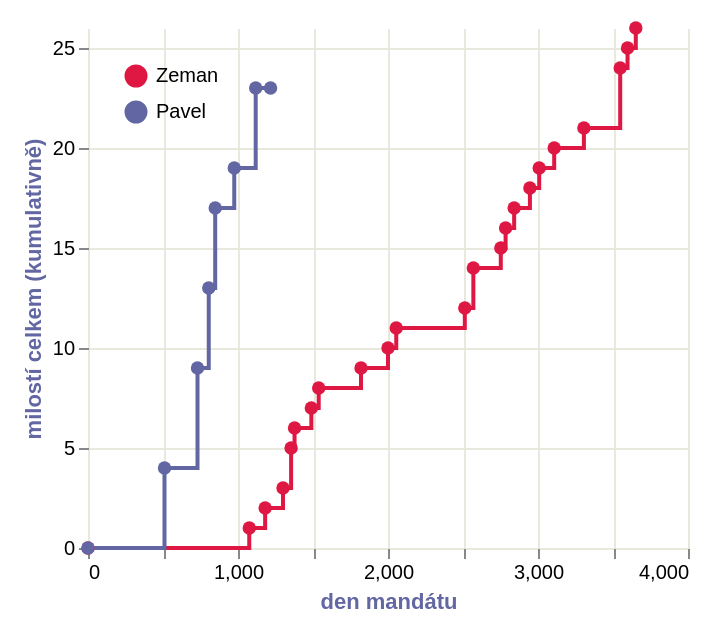

The Vega-Lite source for this figure:
### Vega-Lite specification from a JSON file in a GitHub repository (floating-point values rounded to 4 significant figures)
{"_source": "Zdroj: Kancelář prezidenta republiky, Wikipedie (Prezidentské milosti Miloše Zemana / Petra Pavla), ČT24, iROZHLAS, Česká justice. Data k 7. 7. 2026.", "$schema": "https://vega.github.io/schema/vega-lite/v5.json", "description": "Kumulativní počet udělených prezidentských milostí podle dne mandátu", "height": 260, "padding": {"top": 10, "left": 10, "right": 10, "bottom": 10}, "data": {"values": [{"prezident": "Zeman", "den": 0, "kumulativ": 0, "label": "8. 3. 2013 – nástup do úřadu"}, {"prezident": "Zeman", "den": 1075, "kumulativ": 1, "label": "únor 2016 – Pavel Mareš (roztroušená skleróza)"}, {"prezident": "Zeman", "den": 1181, "kumulativ": 2, "label": "31. 5. 2016 – zdravotní stav, dialýza"}, {"prezident": "Zeman", "den": 1300, "kumulativ": 3, "label": "27. 9. 2016 – poškození mozku po CMP"}, {"prezident": "Zeman", "den": 1354, "kumulativ": 5, "label": "20. 11. 2016 – L. G. (péče o syna ve věznici) + Jiřina Mošnová (psychická nemoc)"}, {"prezident": "Zeman", "den": 1377, "kumulativ": 6, "label": "13. 12. 2016 – onkologické onemocnění"}, {"prezident": "Zeman", "den": 1489, "kumulativ": 7, "label": "4. 4. 2017 – rakovina plic s metastázami"}, {"prezident": "Zeman", "den": 1538, "kumulativ": 8, "label": "23. 5. 2017 – Jiří Kajínek (doživotní trest)"}, {"prezident": "Zeman", "den": 1820, "kumulativ": 9, "label": "1. 3. 2018 – péče o syna po dopravní nehodě"}, {"prezident": "Zeman", "den": 2000, "kumulativ": 10, "label": "28. 8. 2018 – Drahomír Nosek (onkologické onemocnění)"}, {"prezident": "Zeman", "den": 2055, "kumulativ": 11, "label": "22. 10. 2018 – amputace nohou, neplacení výživného"}, {"prezident": "Zeman", "den": 2512, "kumulativ": 12, "label": "22. 1. 2020 – Václav Grimm (rakovina plic)"}, {"prezident": "Zeman", "den": 2569, "kumulativ": 14, "label": "19. 3. 2020 – Ondřej (záchrana života resuscitací) + srdeční selhání, transplantace"}, {"prezident": "Zeman", "den": 2752, "kumulativ": 15, "label": "18. 9. 2020 – onkologické onemocnění, mladý věk"}, {"prezident": "Zeman", "den": 2784, "kumulativ": 16, "label": "20. 10. 2020 – matka pěti dětí"}, {"prezident": "Zeman", "den": 2841, "kumulativ": 17, "label": "16. 12. 2020 – Daniel Vlachynský (záchrana tonoucí ženy)"}, {"prezident": "Zeman", "den": 2946, "kumulativ": 18, "label": "31. 3. 2021 – rakovina, dřívější loupež"}, {"prezident": "Zeman", "den": 3008, "kumulativ": 19, "label": "1. 6. 2021 – péče o děti"}, {"prezident": "Zeman", "den": 3108, "kumulativ": 20, "label": "9. 9. 2021 – Pavel Podroužek"}, {"prezident": "Zeman", "den": 3306, "kumulativ": 21, "label": "26. 3. 2022 – Miloš Balák (Lesní správa Lány)"}, {"prezident": "Zeman", "den": 3548, "kumulativ": 24, "label": "23. 11. 2022 – manželé Kordysovi + společník (3 osoby)"}, {"prezident": "Zeman", "den": 3597, "kumulativ": 25, "label": "11. 1. 2023 – Jana Nečasová"}, {"prezident": "Zeman", "den": 3652, "kumulativ": 26, "label": "7. 3. 2023 – poslední den mandátu, dopad na zaměstnance firmy"}, {"prezident": "Pavel", "den": 0, "kumulativ": 0, "label": "9. 3. 2023 – nástup do úřadu"}, {"prezident": "Pavel", "den": 510, "kumulativ": 4, "label": "30. 7. 2024 – 4 milosti (samoživitelky, cizinec, pašování drog)"}, {"prezident": "Pavel", "den": 730, "kumulativ": 9, "label": "7. 3. 2025 – 5 milostí (4× marihuana + 1 další)"}, {"prezident": "Pavel", "den": 805, "kumulativ": 13, "label": "21. 5. 2025 – 4 milosti (vojáci, abolice v kauze afghánského zajatce)"}, {"prezident": "Pavel", "den": 848, "kumulativ": 17, "label": "3. 7. 2025 – 4 milosti (samoživitelky, marihuana)"}, {"prezident": "Pavel", "den": 975, "kumulativ": 19, "label": "7. 11. 2025 – 2 milosti (žena 76 let, žena 23 let)"}, {"prezident": "Pavel", "den": 1118, "kumulativ": 23, "label": "30. 3. 2026 – 4 milosti (zdravotní stav, zpronevěra, podvod, výživné)"}, {"prezident": "Pavel", "den": 1217, "kumulativ": 23, "label": "7. 7. 2026 – zatím poslední bilance"}]}, "mark": {"type": "line", "interpolate": "step-after", "point": {"filled": true, "size": 45}, "strokeWidth": 2, "tooltip": true}, "encoding": {"x": {"field": "den", "type": "quantitative", "title": "den mandátu", "axis": {"gridColor": "#e8e8dc", "domain": false}}, "y": {"field": "kumulativ", "type": "quantitative", "title": "milostí celkem (kumulativně)", "axis": {"gridColor": "#e8e8dc", "domain": false}}, "color": {"field": "prezident", "type": "nominal", "scale": {"domain": ["Zeman", "Pavel"], "range": ["#de1743", "#6267a3"]}, "legend": {"title": null, "orient": "top-left"}}, "tooltip": [{"field": "prezident", "type": "nominal", "title": "Prezident"}, {"field": "label", "type": "nominal", "title": "Případ"}, {"field": "kumulativ", "type": "quantitative", "title": "Milostí celkem"}]}, "config": {"view": {"stroke": "transparent"}, "title": {"font": "Roboto Slab", "fontWeight": "bold", "fontSize": 15, "anchor": "start", "color": "#272a59", "subtitleFont": "Work Sans", "subtitleFontSize": 11, "subtitleColor": "#6267a3"}, "axis": {"titleColor": "#6267a3"}, "legend": {}}}
